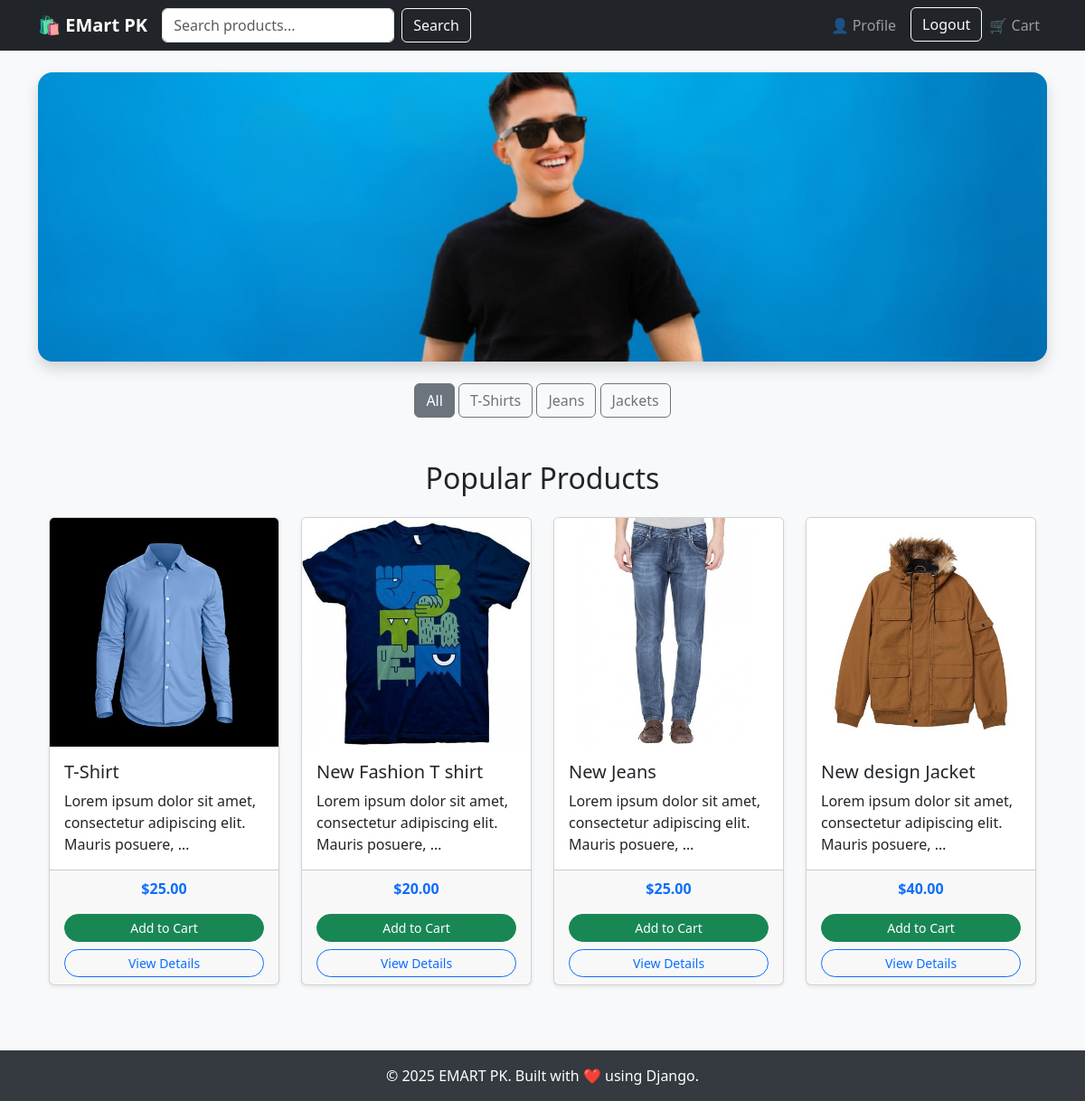
The page / (signed in) on the database its author committed.
### store/models.py (models this page shows, shortened)
class Category(models.Model):
    name = models.CharField(max_length=100)
    slug = models.SlugField(unique=True)

class Product(models.Model):
    name = models.CharField(max_length=100)
    slug = models.SlugField(unique=True, blank=True)
    description = models.TextField()
    price = models.DecimalField(max_digits=10, decimal_places=2)
    image = models.ImageField(upload_to='products/')
    category = models.ForeignKey(Category, on_delete=models.CASCADE, related_name='products')

### store/views.py (the view)
# urls.py: 2. Add a URL to urlpatterns:  path('', views.home, name='home')
def home(request):
    if not request.user.is_authenticated:
        return redirect('login')
    category_slug = request.GET.get('category')
    categories = Category.objects.all()
    if category_slug:
        products = Product.objects.filter(category__slug=category_slug)
    else:
        products = Product.objects.all()
    return render(request, 'home.html', {
        'products': products,
        'categories': categories,
        'selected_category': category_slug
    })

### store/templates/home.html (shortened to what this page needs)
{% extends 'base.html' %}
{% load static %}
{% block content %}
{% if user.is_authenticated %}
<div class="mb-4 text-center">
  <img src="/media/images/covers.jpg" alt="Banner" class="img-fluid rounded-4 shadow mb-4" style="max-height: 320px; object-fit: cover; width: 100%;">
  <a href="{% url 'home' %}" class="btn btn-outline-secondary {% if not selected_category %}active{% endif %}">All</a>
  {% for category in categories %}
    <a href="?category={{ category.slug }}" class="btn btn-outline-secondary {% if selected_category == category.slug %}active{% endif %}">
      {{ category.name }}
    </a>
  {% endfor %}
</div>
<div class="container my-5">
  <h2 class="mb-4 text-center">Popular Products</h2>
  {% if products %}
  <div class="row">
    {% for product in products %}
      <div class="col-md-3 col-sm-6 col-12 mb-4">
        <div class="card h-100 shadow-sm">
          <a href="{% url 'product_detail' product.slug %}">
            <img src="{{ product.image.url }}" class="card-img-top" alt="{{ product.name }}">
          </a>
          <div class="card-body">
            <h5 class="card-title">{{ product.name }}</h5>
            <p class="card-text">{{ product.description|truncatewords:10 }}</p>
          </div>
          <div class="card-footer text-center d-flex flex-column gap-2">
            <strong class="text-primary mb-2">${{ product.price }}</strong>
            <form method="post" action="{% url 'add_to_cart' product.id %}">
              <button type="submit" class="btn btn-sm btn-success rounded-pill w-100">Add to Cart</button>
            </form>
            <a href="{% url 'product_detail' product.slug %}" class="btn btn-sm btn-outline-primary rounded-pill w-100">View Details</a>
          </div>
        </div>
      </div>
    {% endfor %}
  </div>
  {% else %}
    <div class="alert alert-info text-center">No products available.</div>
  {% endif %}
</div>
{% else %}
<div class="text-center my-5">
  <h3>Please <a href="{% url 'login' %}">log in</a> to view products.</h3>
</div>
{% endif %}
{% endblock %}

### store/templates/base.html (shortened to what this page needs)
<!DOCTYPE html>
<html lang="en">
<head>
    {% load static %}
    <link href="https://cdn.jsdelivr.net/npm/bootstrap@5.3.0/dist/css/bootstrap.min.css" rel="stylesheet">
</head>
<body>
<nav class="navbar navbar-expand-lg navbar-dark bg-dark">
  <div class="container">
    <a class="navbar-brand" href="/">🛍️ EMart PK</a>
    <form class="d-flex" method="get" action="{% url 'search' %}">
  <input name="q" class="form-control me-2" type="search" placeholder="Search products..." aria-label="Search">
  <button class="btn btn-outline-light" type="submit">Search</button>
</form>
    <div class="collapse navbar-collapse justify-content-end" id="navbarNav">
      <ul class="navbar-nav">
        {% if user.is_authenticated %}
          <li class="nav-item">
            <a class="nav-link" href="{% url 'profile' %}">👤 Profile</a>
          </li>
          <li class="nav-item">
            <form method="post" action="{% url 'logout' %}" class="d-inline">
              <button type="submit" class="btn btn-outline-light ms-2">Logout</button>
            </form>
          </li>
        {% endif %}
        <li class="nav-item">
          <a class="nav-link" href="{% url 'cart_view' %}">🛒 Cart</a>
        </li>
      </ul>
    </div>
  </div>
</nav>
<div class="container mt-4">
  {% block content %}
  {% endblock %}
</div>
<footer class="footer text-center py-3 mt-5">
  <div class="container">
    <p class="mb-0">&copy; 2025 EMART PK. Built with ❤️ using Django.</p>
  </div>
</footer>
</body>
</html>

### store/templates/base.html (style rules this page uses)
body { background-color: #f8f9fa; }
.navbar-brand { font-weight: bold; }
.footer { background-color: #343a40; color: white; }

### rows shown on the page
Category: name "T-Shirts"
Category: name "Jeans"
Category: name "Jackets"
Product: image (picture), name "T-Shirt", description "Lorem ipsum dolor sit amet, consectetur adipiscing elit. Mauris posuere, …", price "25.00"
Product: image (picture), name "New Fashion T shirt", description "Lorem ipsum dolor sit amet, consectetur adipiscing elit. Mauris posuere, …", price "20.00"
Product: image (picture), name "New Jeans", description "Lorem ipsum dolor sit amet, consectetur adipiscing elit. Mauris posuere, …", price "25.00"
Product: image (picture), name "New design Jacket", description "Lorem ipsum dolor sit amet, consectetur adipiscing elit. Mauris posuere, …", price "40.00"
